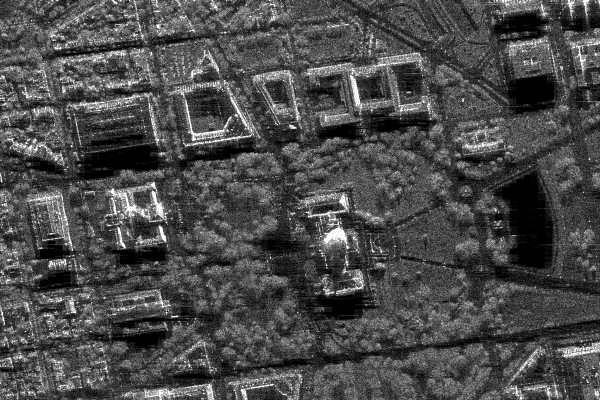
#> input picture 1_Intro_Color_models/sar_1_gray.jpg, 600 x 400 px
$ jupyter execute DE_IP_HomeTask_1.ipynb
#> lines starting #> are read from the running program, lines starting #| are printed output that depends on the picture; long printed decimals are rounded
# Задание

[cell 1]
# 1. Загрузите изображение в оттенках серого sar_1_gray.jpg.
# 2. постройте гистограмму
# 3. реализуйте алгоритм гамма коррекции с параметром гамма <1, >1.
# 4. Сравните исходное изображение, скорректированное при помощи гамма-фильтра. MSE, SSIM.
# 5. реализуйте алгоритм статистической цветокоррекции на основе статистики eq_gray.
# 6. Протестируйте работу алгоритмов пороговой фильтрации с различными параметрами.
# Для каждого решения - напечатайте результат

# 1. Загрузите изображение в оттенках серого sar_1_gray.jpg.

[cell 2]
import numpy as np
import cv2
import matplotlib.pyplot as plt

[cell 3]
image_gray = cv2.imread('sar_1_gray.jpg', cv2.IMREAD_GRAYSCALE)
#> image_gray is the input picture: shape (400, 600); min 0, max 255, mean 74.9
plt.imshow(image_gray, cmap='gray')
plt.show()

# 2. Постройте гистограмму

[cell 4]
histSize = 256
histRange = (0, 256)
accumulate = False

b_hist = cv2.calcHist([image_gray], [0], None, [histSize], histRange, accumulate=accumulate)
#> b_hist = 256 values, max 3786 at index 1, min 40 at index 251, mean 937.5
plt.plot(b_hist)
plt.show()
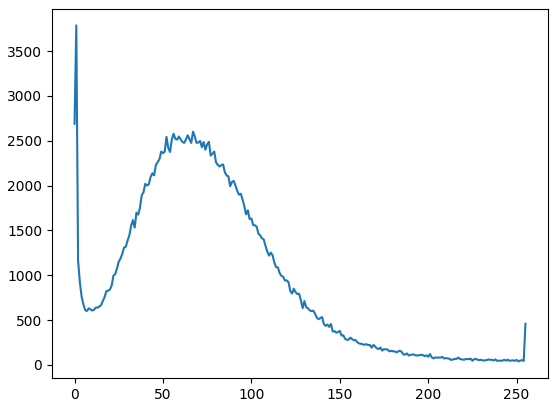
#> figure drawn by matplotlib, 1 panel; curve peaks at x = 1, y = 3786

# 3. Реализуйте алгоритм гамма коррекции с параметром гамма <1, >1.

[cell 5]
def gamma_correction(image, gamma):
    normalized = image / 255.0
    corrected = np.power(normalized, gamma)
    result = np.uint8(corrected * 255)
    return result

[cell 6]
# Gamma light
gamma_light = 0.5
image_gamma_light = gamma_correction(image_gray, 0.5)
#> in gamma_correction, `corrected = np.power(normalized, gamma)`:
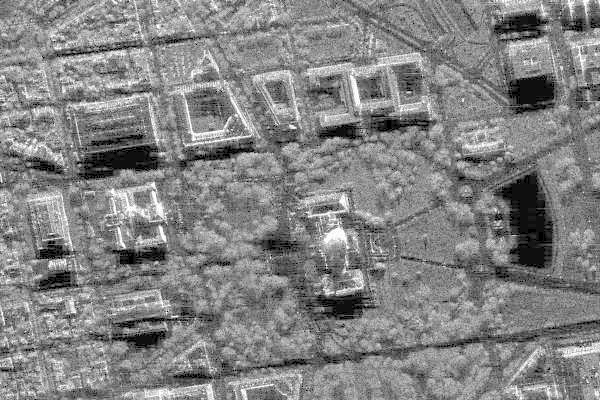
#> corrected: shape (400, 600) float64; min 0, max 1, mean 0.514

# Gamma dark
gamma_dark = 1.5
image_gamma_dark = gamma_correction(image_gray, gamma_dark)
#> call 2 of gamma_correction, with gamma = 1.5
#> in gamma_correction (call 2), `corrected = np.power(normalized, gamma)`:
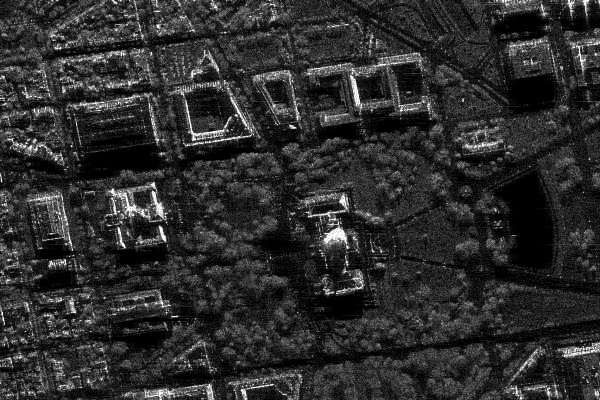
#> corrected: shape (400, 600) float64; min 0, max 1, mean 0.179

# Show images
fig, axs = plt.subplots(1, 3, figsize=(15, 5))
axs[0].imshow(image_gray, cmap='gray')
axs[0].set_title('Original image')

axs[1].imshow(image_gamma_light, cmap='gray')
axs[1].set_title(f'Gamma light ({gamma_light})')

axs[2].imshow(image_gamma_dark, cmap='gray')
axs[2].set_title(f'Gamma dark ({gamma_dark})')

plt.show()
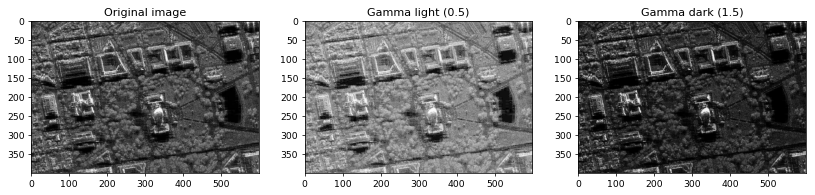
#> figure drawn by matplotlib, 3 panels

# 4. Сравните исходное изображение, скорректированное при помощи гамма-фильтра. MSE, SSIM.

[cell 7]
from skimage.metrics import structural_similarity, mean_squared_error

[cell 8]
# Original image vs Gamma light image
(ssim_light, diff_light) = structural_similarity(image_gray, image_gamma_light, full=True)
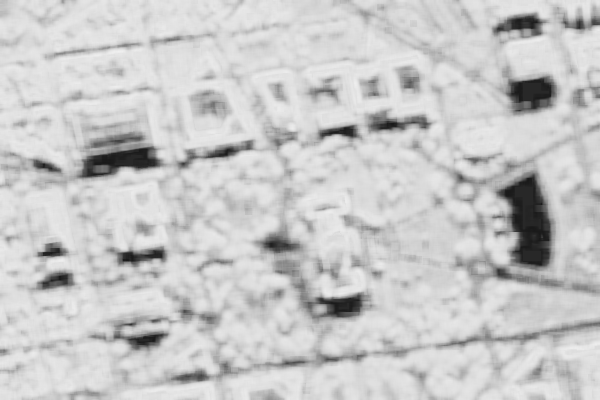
#> diff_light: shape (400, 600) float64; min 0.0986, max 0.942, mean 0.789
#> ssim_light = 0.788
diff_light = (diff_light * 255).astype("uint8")
print("Original vs Gamma light (0.5)")
print(f"\tSSIM: {ssim_light}")
#| 	SSIM: 0.7875
print(f"\tMSE: {mean_squared_error(image_gray, image_gamma_light)}")
#| 	MSE: 3250.429

print()

# Original image vs Gamma dark image
(ssim_dark, diff_dark) = structural_similarity(image_gray, image_gamma_dark, full=True)
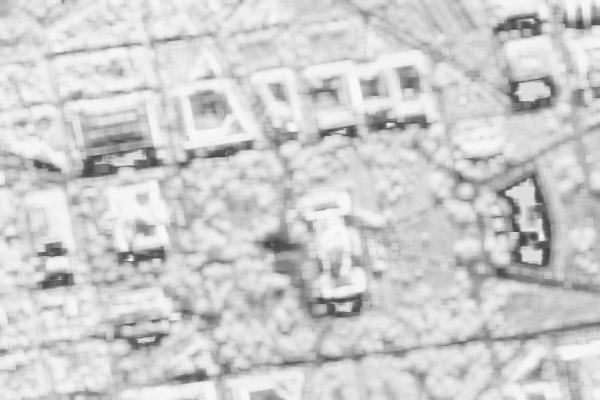
#> diff_dark: shape (400, 600) float64; min 0.262, max 0.985, mean 0.807
#> ssim_dark = 0.807
diff_dark = (diff_dark * 255).astype("uint8")
print("Original vs Gamma dark (1.5)")
print(f"\tSSIM: {ssim_dark}")
#| 	SSIM: 0.8066
print(f"\tMSE: {mean_squared_error(image_gray, image_gamma_dark)}")
#| 	MSE: 971.821

# Show images
fig, axs = plt.subplots(1, 2, figsize=(10, 5))
axs[0].imshow(diff_light, cmap='gray')
axs[0].set_title('Original vs Gamma light (0.5)')

axs[1].imshow(diff_dark, cmap='gray')
axs[1].set_title('Original vs Gamma dark (1.5)')

plt.show()

# 5. Реализуйте алгоритм статистической цветокоррекции на основе статистики eq_gray.

[cell 9]
def statistical_color_correction(image, reference):
    mean_src, std_src = image.mean(), image.std()
    mean_ref, std_ref, = reference.mean(), reference.std()

    corrected = (image - mean_src) * (std_ref / std_src) + mean_ref
    corrected = np.clip(corrected, 0, 255).astype(np.uint8)
    return corrected

[cell 10]
eq_gray = cv2.equalizeHist(image_gray)
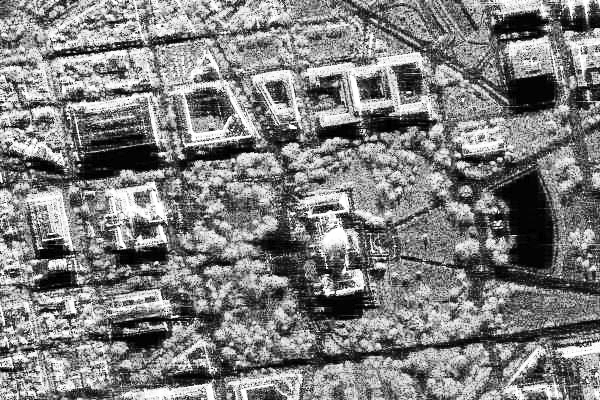
#> eq_gray: shape (400, 600); min 0, max 255, mean 127
image_corrected = statistical_color_correction(image_gray, eq_gray)
#> in statistical_color_correction, `mean_src, std_src = image.mean(), image.std()`: mean_src = 74.94; std_src = 43.66
#> in statistical_color_correction, `mean_ref, std_ref, = reference.mean(), reference.std()`: mean_ref = 127; std_ref = 74.27
#> in statistical_color_correction, `corrected = np.clip(corrected, 0, 255).astype(np.uint8)`:
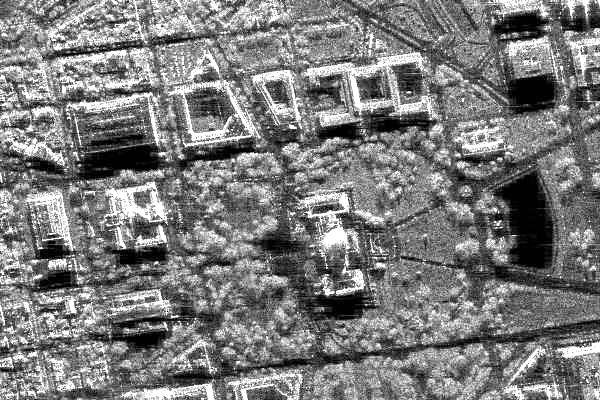
#> corrected: shape (400, 600); min 0, max 255, mean 123.1

# Show images
fig, axs = plt.subplots(1, 3, figsize=(15, 5))

axs[0].imshow(image_gray, cmap='gray')
axs[0].set_title('Original')

axs[1].imshow(image_corrected, cmap='gray')
axs[1].set_title('Statistical Color Correction')

axs[2].imshow(eq_gray, cmap='gray')
axs[2].set_title('Histogram Equalization')

plt.show()

[cell 11]
# Histogram Equalization vs Statistical Color Correction
(ssim, diff) = structural_similarity(image_corrected, eq_gray, full=True)
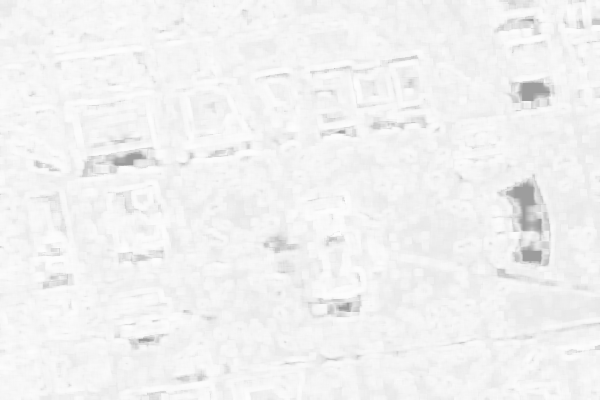
#> diff: shape (400, 600) float64; min 0.617, max 0.996, mean 0.95
#> ssim = 0.95
diff = (diff * 255).astype("uint8")
print("Histogram Equalization vs Statistical Color Correction")
print(f"\tSSIM: {ssim}")
#| 	SSIM: 0.95
print(f"\tMSE: {mean_squared_error(image_corrected, eq_gray)}")
#| 	MSE: 247.701

# Show images
plt.imshow(diff, cmap="gray")

# 6. Протестируйте работу алгоритмов пороговой фильтрации с различными параметрами.

[cell 12]
thresholds = [50, 100, 150, 200]
methods = [
    ('THRESH_BINARY',       cv2.THRESH_BINARY),
    ('THRESH_BINARY_INV',   cv2.THRESH_BINARY_INV),
    ('THRESH_TRUNC',        cv2.THRESH_TRUNC),
    ('THRESH_TOZERO',       cv2.THRESH_TOZERO),
    ('THRESH_TOZERO_INV',   cv2.THRESH_TOZERO_INV)
]

fig, axs = plt.subplots(len(methods)+1, len(thresholds)+1, figsize=(18, 12))

# Fill first row
for j, thresh in enumerate(thresholds):
    axs[0, j+1].set_title(f'Thresh={thresh}', fontsize=13)
    axs[0, j+1].axis('off')

# Fill first column
for i, (method_name, _) in enumerate(methods):
    axs[i+1, 0].text(0.5, 0.5, method_name, fontsize=13, ha='center', va='center')
    axs[i+1, 0].axis('off')

# Show images
for i, (method_name, method) in enumerate(methods):
    for j, thresh in enumerate(thresholds):
        _, img_thresh = cv2.threshold(image_gray, thresh, 255, method)
        axs[i+1, j+1].imshow(img_thresh, cmap='gray')
        axs[i+1, j+1].axis('off')

axs[0, 0].imshow(image_gray, cmap='gray')
axs[0, 0].set_title('Original', fontsize=13)
axs[0, 0].axis('off')

plt.show()
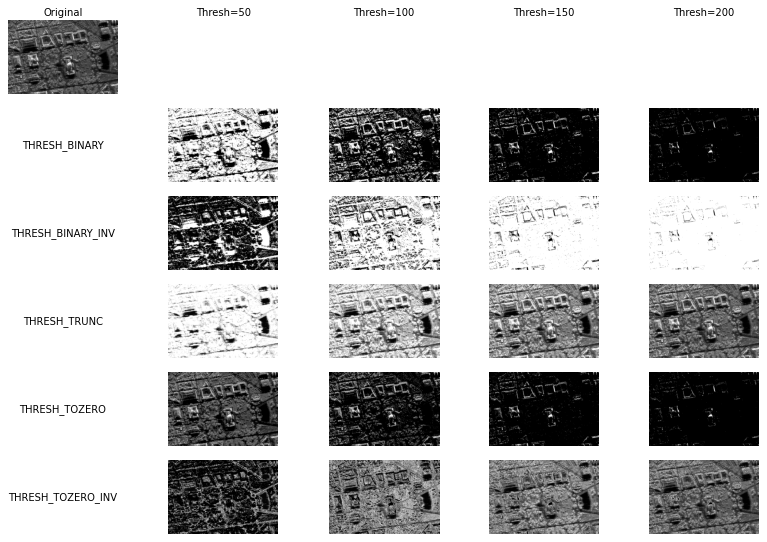
#> figure drawn by matplotlib, 21 panels
